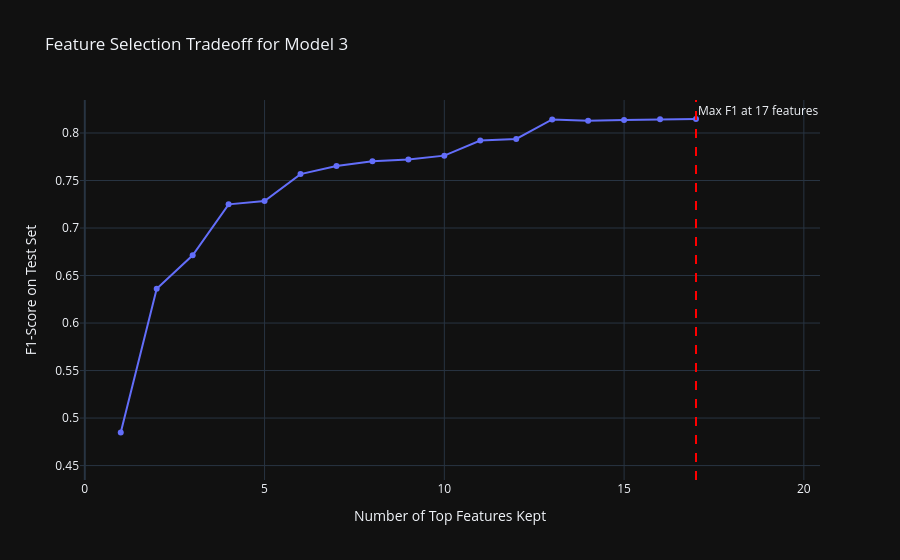

The notebook cell saved with this chart:
### Code cell
importances = m3.feature_importances_
feature_importance_df = pd.DataFrame({
    'Feature': X_train.columns, 
    'Importance': importances
}).sort_values(by='Importance', 
               ascending=False)

sorted_features = feature_importance_df['Feature'].tolist()

f1_scores = []
num_features_list = []

for i in range(1, len(sorted_features) + 1):
    top_n_features = sorted_features[:i]

    X_train_sub = X_train[top_n_features]
    X_test_sub = X_test[top_n_features]
    
    temp_model = DecisionTreeClassifier(**final_params)
    temp_model.fit(X_train_sub, y_train)
    
    preds = temp_model.predict(X_test_sub)
    score = f1_score(y_test, preds)
    
    f1_scores.append(score)
    num_features_list.append(i)

tradeoff_df = pd.DataFrame({
    'Number of Features': num_features_list, 
    'F1-Score': f1_scores
})

fig = px.line(
    tradeoff_df, 
    x = 'Number of Features', 
    y = 'F1-Score', 
    markers = True, 
    title = 'Feature Selection Tradeoff for Model 3'
)


best_num = num_features_list[f1_scores.index(max(f1_scores))]
fig.add_vline(x=best_num, line_dash="dash", line_color="red", 
              annotation_text=f"Max F1 at {best_num} features")

fig.update_layout(
    xaxis_title="Number of Top Features Kept", 
    yaxis_title="F1-Score on Test Set",
    yaxis=dict(range=[min(f1_scores) - 0.05, max(f1_scores) + 0.02]),
    template = 'plotly_dark'
)
fig.show()

### Figure 1 — Plotly figure (JSON) as saved in the notebook; plotly's stock layout.template omitted (floating-point values rounded to 4 significant figures)
{"data": [{"hovertemplate": "Number of Features=%{x}<br>F1-Score=%{y}<extra></extra>", "legendgroup": "", "line": {"color": "#636efa", "dash": "solid"}, "marker": {"symbol": "circle"}, "mode": "lines+markers", "name": "", "orientation": "v", "showlegend": false, "type": "scatter", "x": [1, 2, 3, 4, 5, 6, 7, 8, 9, 10, 11, 12, 13, 14, 15, 16, 17], "xaxis": "x", "y": [0.4848, 0.6361, 0.6714, 0.7249, 0.7284, 0.7567, 0.7652, 0.7704, 0.7722, 0.7762, 0.792, 0.7937, 0.8142, 0.8128, 0.8137, 0.8144, 0.8147], "yaxis": "y"}], "layout": {"annotations": [{"showarrow": false, "text": "Max F1 at 17 features", "x": 17, "xanchor": "left", "xref": "x", "y": 1, "yanchor": "top", "yref": "y domain"}], "legend": {"tracegroupgap": 0}, "shapes": [{"line": {"color": "red", "dash": "dash"}, "type": "line", "x0": 17, "x1": 17, "xref": "x", "y0": 0, "y1": 1, "yref": "y domain"}], "title": {"text": "Feature Selection Tradeoff for Model 3"}, "xaxis": {"anchor": "y", "domain": [0, 1], "title": {"text": "Number of Top Features Kept"}}, "yaxis": {"anchor": "x", "domain": [0, 1], "range": [0.4348, 0.8347], "title": {"text": "F1-Score on Test Set"}}}}
